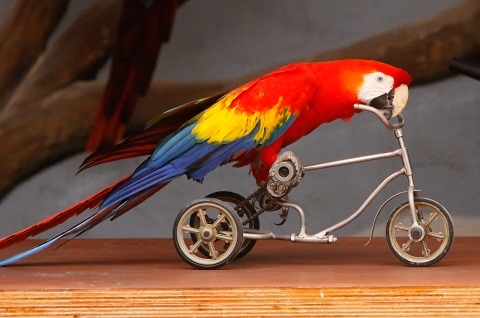
#> input picture input.jpg, 480 x 318 px
$ python 'Single Colour Conversion-Inversion.py'   (Python 2 division)
#> lines starting #> are read from the running program, lines starting #| are printed output that depends on the picture
# Author Kavya S
# Email kavyareddy357@gmail.com
# Single Color Inversion

from PIL import Image
i = Image.open("input.jpg")
#> i is the input picture: PIL image 480x318 RGB; mean R, G, B 118.7, 80.9, 63.5

#pixel data is stored in pixels in form of two dimensional array
pixels = i.load()
width, height = i.size
#> width = 480; height = 318
j=Image.new(i.mode,i.size)
#> j: PIL image 480x318 RGB; every value is 0


print '1 Red filter'
print '2 Blue filter'
print '3 Green filter'
print '4 Red Invert filter'
print '5 Blue Invert filter'
print '6 Green Invert filter'
red = 0
blue = 0
green = 0

#cpixel[0] contains red value   cpixel[1] contains green value
#cpixel[2] contains blue value  cpixel[3] contains alpha value
option=input('Enter your choice: ')
#> the answer given: 1
for image_width_iterator in range(width):
    for image_height_iterator in range(height):
        cpixel = pixels[image_width_iterator, image_height_iterator]
        if option == 1:
            red = cpixel[0]
        elif option == 2:
            blue = cpixel[2]
        elif option == 3:
            green = cpixel[1];
        elif option == 4:
            red = 255 - cpixel[0]
        elif option == 5:
            blue = 255 - cpixel[2]
        else :
            green = 255 - cpixel[1];
        j.putpixel((image_width_iterator,image_height_iterator),(red,green,blue))
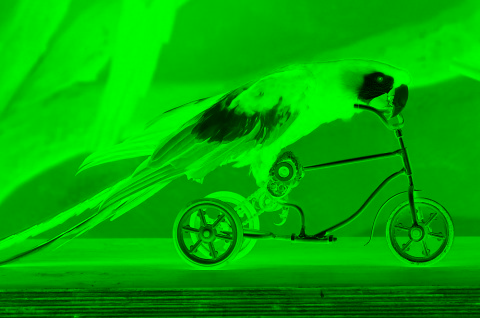
#> j: PIL image 480x318 RGB; mean R, G, B 0, 174.1, 0
j.save('output.png')
